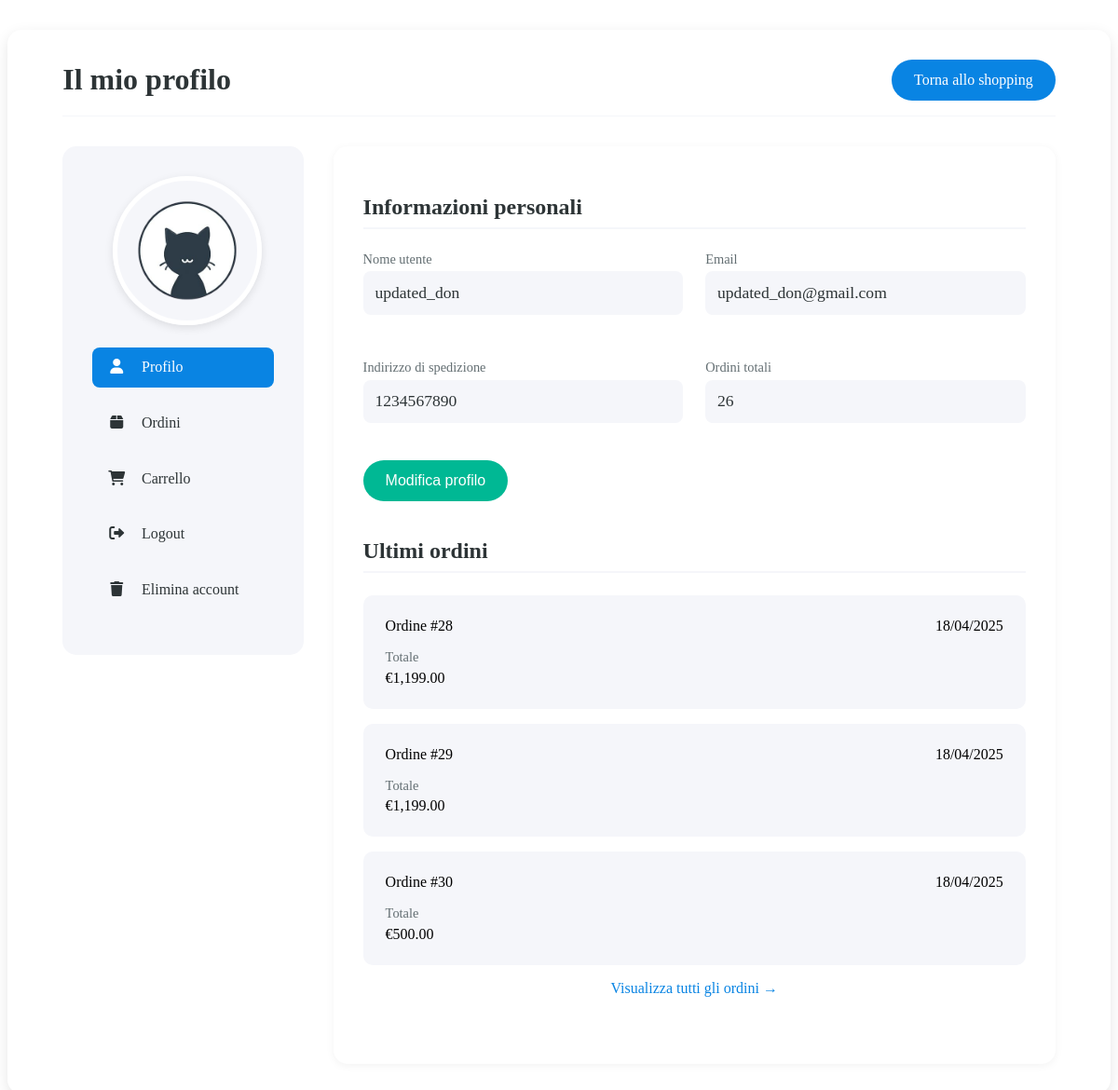
The page /qiu_phoneshop/main_page/front-end/profile.php?error=no_file (signed in) on the database as committed earlier.
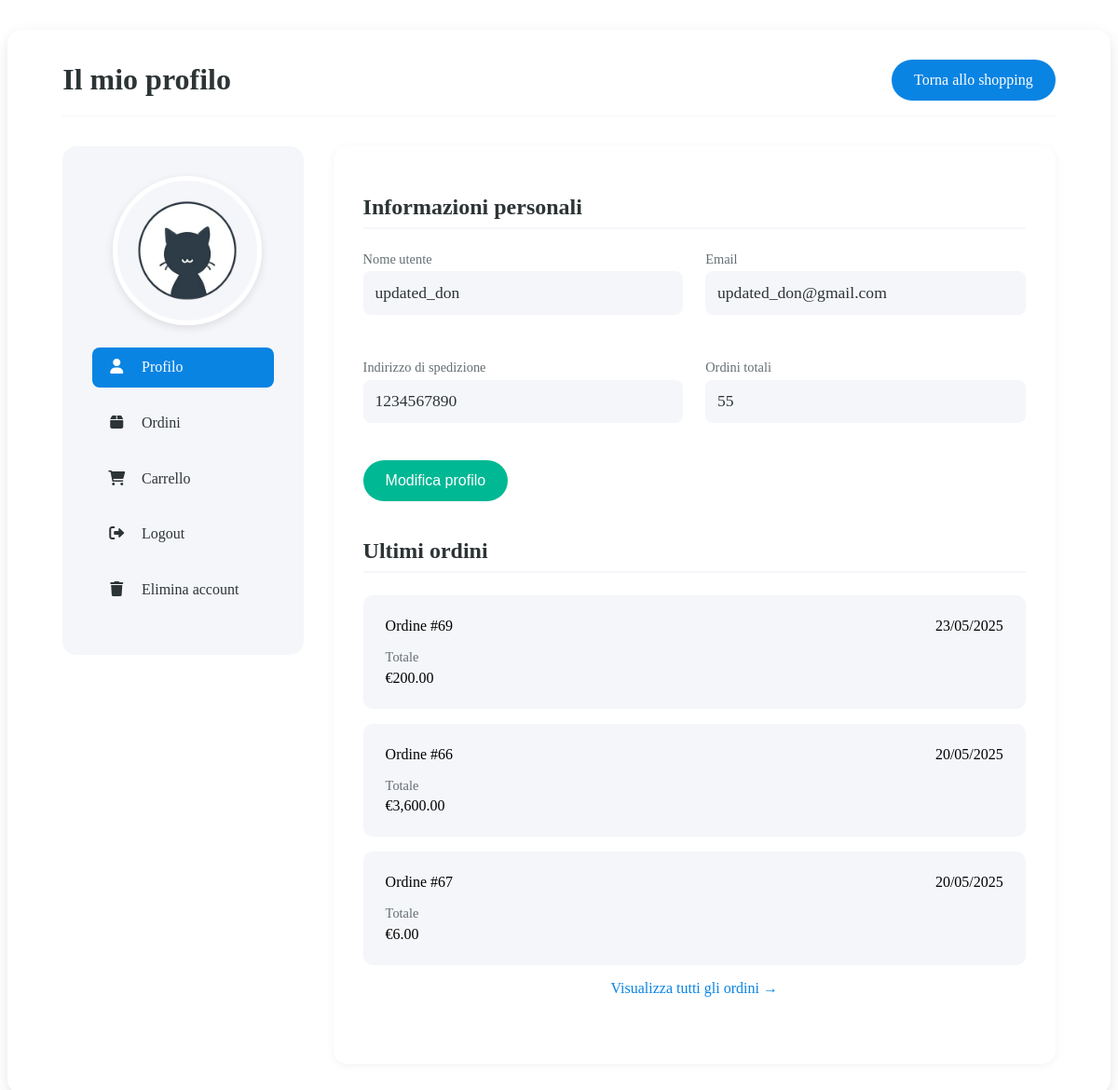
The same page on the database as committed later.
### tables this page shows
CREATE TABLE `orders` (
  `id` int(11) NOT NULL,
  `user_id` int(11) NOT NULL,
  `product_id` int(11) NOT NULL,
  `order_date` datetime NOT NULL DEFAULT current_timestamp(),
  `quantity` int(11) NOT NULL DEFAULT 1,
  `total_price` decimal(10,2) NOT NULL,
  `shipping_address` varchar(100) NOT NULL
);

### qiu_phoneshop/main_page/front-end/profile.php (the view, shortened to what the changed rows need)
<?php
include '../back-end/db_conn.php';
?>
<!DOCTYPE html>
<html lang="it">
<head>
    <link rel="stylesheet" href="profile.css">
    <link rel="stylesheet" href="https://cdnjs.cloudflare.com/ajax/libs/font-awesome/6.0.0/css/all.min.css">
</head>
<body>
    <?php
    $username = $_SESSION['username'];
    $stmt = $conn->prepare("SELECT id, username, email, shipping_address, avatar_path FROM user WHERE username = ?");
    $stmt->bind_param("s", $username);
    $stmt->execute();
    $result = $stmt->get_result();
    $user = $result->fetch_assoc();
    $user_id = $user['id'];
    $stmt = $conn->prepare("SELECT COUNT(*) as number_of_orders FROM orders WHERE user_id = ?");
    $stmt->bind_param("i", $user_id);
    $stmt->execute();
    $orders_result = $stmt->get_result();
    $orders_data = $orders_result->fetch_assoc();
    ?>
    <div class="profile-container">
        <div class="profile-header">
            <h1>Il mio profilo</h1>
        </div>
        <div class="profile-content">
            <div class="profile-main">
                <div class="profile-section">
                    <h2>Informazioni personali</h2>
                    <div class="info-grid">
                        <div class="info-item">
                            <span class="info-label">Ordini totali</span>
                            <span class="info-value"><?php echo $orders_data['number_of_orders']; ?></span>
                        </div>
                    </div>
                </div>
                <div class="profile-section orders-summary">
                    <h2>Ultimi ordini</h2>
                    <?php
                    $stmt = $conn->prepare("SELECT id, order_date, total_price FROM orders WHERE user_id = ? ORDER BY order_date DESC LIMIT 3");
                    $stmt->bind_param("i", $user_id);
                    $stmt->execute();
                    $recent_orders = $stmt->get_result();
                    if ($recent_orders->num_rows > 0) {
                        while ($order = $recent_orders->fetch_assoc()) {
                            echo '<div class="order-card">';
                            echo '<div class="order-header">';
                            echo '<span>Ordine #' . $order['id'] . '</span>';
                            echo '<span class="order-date">' . date('d/m/Y', strtotime($order['order_date'])) . '</span>';
                            echo '</div>';
                            echo '<div class="order-details">';
                            echo '<div><span class="info-label">Totale</span><span>€' . number_format($order['total_price'], 2) . '</span></div>';
                            echo '</div>';
                            echo '</div>';
                        }
                    } else {
                        echo '<p>Nessun ordine effettuato</p>';
                    }
                    ?>
                </div>
            </div>
        </div>
    </div>
</body>
</html>

Rows that differ between the two databases and show on the page:
no longer on this page (row unchanged): orders: id "28", order_date "18/04/2025", total_price "1,199.00"
no longer on this page (row unchanged): orders: id "29", order_date "18/04/2025", total_price "1,199.00"
no longer on this page (row unchanged): orders: id "30", order_date "18/04/2025", total_price "500.00"
added orders: id "69", order_date "23/05/2025", total_price "200.00"
added orders: id "66", order_date "20/05/2025", total_price "3,600.00"
added orders: id "67", order_date "20/05/2025", total_price "6.00"
Other text that changed with them:
$orders_data['number_of_orders']: "26" → "55"
